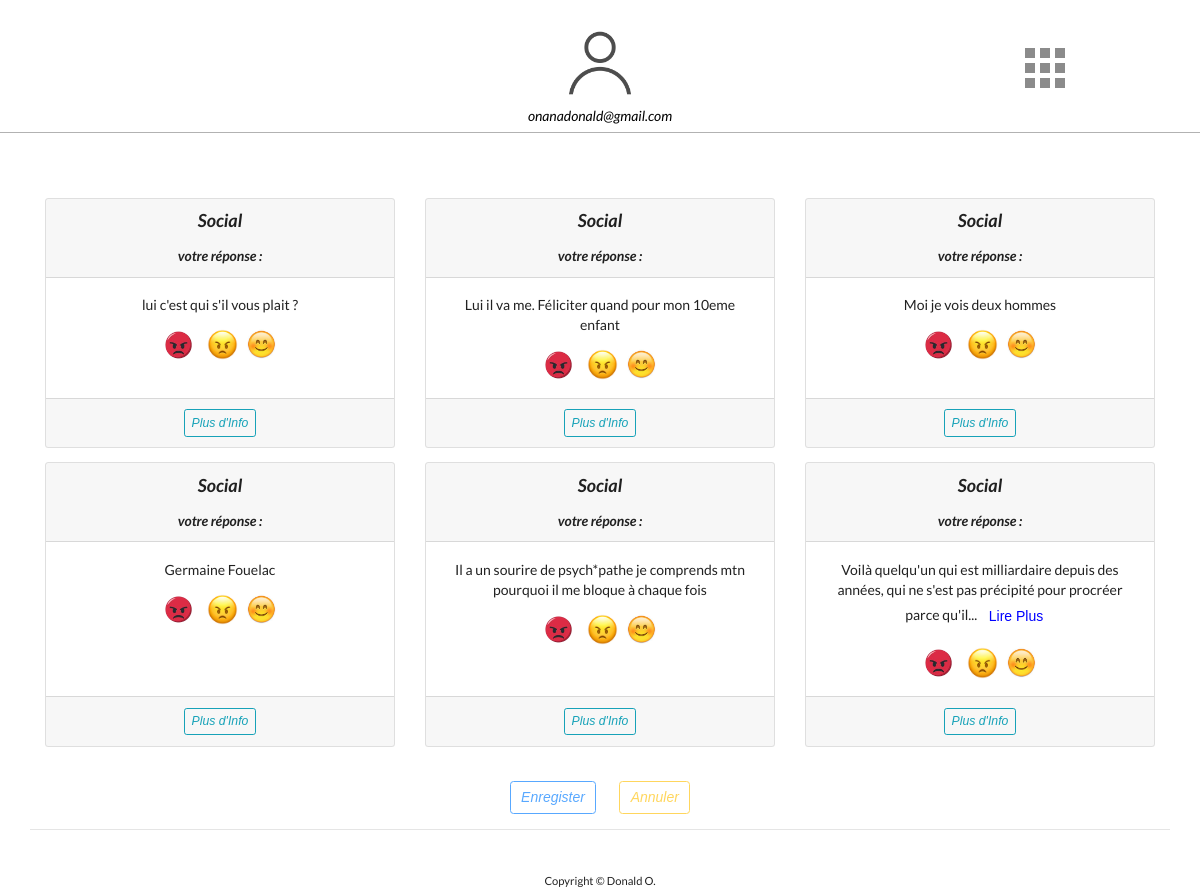
/?page=4 (signed in), run on the app's committed database.
### AppAuth/models.py (models this page shows, shortened)
class User(AbstractUser):
    is_email_verified = models.BooleanField(default=False)
    commentaires = models.ManyToManyField(Comment, related_name='commentaires', through='comments')
    index = models.IntegerField(default = 1)

### AppComments/models.py (models this page shows, shortened)
class Comment(models.Model):
	CAT = (
    ('politique', 'politique'),
    ('sport', 'sport'),
    ('social', 'social'),
    ('Autre', 'Autre'),
    )
	categorie = models.CharField(max_length=25, choices=CAT, default="social")
	post_titre = models.CharField(max_length=25,  blank=True, null = True)
	post_img = models.CharField(max_length=25,  blank=True, null = True)
	post_url = models.CharField(max_length=25)
	texte = models.TextField(unique = True)
	haineux = models.IntegerField(default = 0)
	offensif = models.IntegerField(default = 0)
	non_offensif = models.IntegerField(default = 0)
	vote_final =  models.CharField(max_length=25, default="")
	file_name = models.CharField(max_length=25,  blank=True, null = True)
	publied_at = models.DateTimeField(default = timezone.now)

### AppComments/views.py (the view)
# urls.py: path('', views.index, name='home'),
@login_required
def index(request):
    comments_user = request.user.commentaires.all().values_list('id', flat=True)
    comments_list = Comment.objects.get_queryset().exclude(id__in = comments_user ).order_by('?')
    paginator = Paginator(comments_list, 6)
    request.user.save()
    page = request.GET.get('page', 1)
    try:
        comments = paginator.page(page)
    except PageNotAnInteger:
        comments = paginator.page(page)
    except EmptyPage:
        comments = paginator.page(paginator.num_pages)
    context = {'comments': comments}
    context['user'] = request.user
    return render(request, 'AppComments/index.html', context)

### templates/AppComments/index.html (shortened to what this page needs)
{% extends '_partials/base.html' %}
{% load static %}
 {% block import %}
<link rel="stylesheet" href="https://cdnjs.cloudflare.com/ajax/libs/font-awesome/4.7.0/css/font-awesome.min.css">
  <link rel="stylesheet" href="https://stackpath.bootstrapcdn.com/bootstrap/4.4.1/css/bootstrap.min.css"
>
  <link rel="stylesheet" href= {% static 'css/AppComments/Styles.css' %} type="text/css">
  <link rel="stylesheet" href= {% static 'css/AppComments/PopupStyle.css' %} type="text/css">
  <link rel="stylesheet" href= {% static 'css/AppComments/images.css' %} type="text/css">
<link rel="stylesheet" href="https://cdnjs.cloudflare.com/ajax/libs/semantic-ui/2.4.1/semantic.min.css"integrity="-8bHTC73gkZ7rZ7vpqUQThUDhqcNFyYi2xgDgPDHc+GXVGHXq+xPjynxIopALmOPqzo9JZj0k6OqqewdGO3EsrQ==" />
{% endblock %}
{% block content %}
<div class="container-fluid"  >
    <div class=" row " style="padding-bottom: 6px;  border-bottom: 1px solid rgba(0, 0, 0, 0.3);">
      <div class="col-lg-6 align-self-center"  >
        <img src={% static 'img/user.png' %} style="width: 15%"> <br>
        <p class="leade font-italic" style="color: black">{{user.email}}</p>
      </div>
      <div class="col-lg-3 align-self-center" id="thegrid"  >
        <div class="dropdown" >
        <div id="grid-one" class="icon" role="button" id="dropdownMenuLink" data-toggle="dropdown" aria-haspopup="true"   aria-expanded="false">
        <span></span>
        </div>
        </div>
      </div>
    </div>
</div>
  <div class="container">
      {% if comments %}
    <div class=" row row-cols-1 row-cols-md-2 row-cols-lg-3 service-items">
        {% for comment in comments %}
          <div class="card-group col">
           <div class="card text-center border-.5 mb-3" >
              <div class="card-header">
                <h3 class="font-italic" >{{comment.categorie}}</h3>
                <strong><p class="font-italic" id="reponse-{{comment.id}}">  votre réponse : </p> </strong>
              </div>
              <div class="card-body">
                <p class="card-text" id="text-{{comment.id}}">{{comment.texte}}</p>
                <span class="bad" style="cursor: pointer;" onclick="FuriousCall({{comment.id}});" >
                 <img  class=" "  id="furImg-{{comment.id}}" src= {% static 'img/furious-2.png' %}  style="width: 10%" />
               </span>
                <span role="button" aria-pressed="true"    style="margin-right: 5px; margin-left: 10px; cursor: pointer;" onclick="BadCall({{comment.id}});" >
                  <img   class=" " id="badImg-{{comment.id}}" src= {% static 'img/colere.jpg' %}  style="width: 10%" />
                </span>
                <span role="button" aria-pressed="true"   style="cursor: pointer" onclick="NormalCall({{comment.id}});" >
                  <img class=" " id="norImg-{{comment.id}}" src= {% static 'img/smiling.jpg' %}  style="width: 10%" />
                </span>
              </div>
              <div class="card-footer text-muted">
                <button type="button" class="btn btn-sm btn-outline-info font-italic"  onclick='LirePlus(  "{{comment.texte}}" ,
                  "{{comment.id}}",
                "{{comment.post_titre}}",
                "{{comment.post_url}}",
                "{{comment.categorie}}",  );'>
                  Plus d'Info
                </button>
              </div>
           </div>
          </div>
        {% endfor %}
    </div>
    <div class="row align-items-center"  style=" border-bottom: 1px solid rgba(0, 0, 0, 0.1); margin-bottom: 25px; padding-bottom: 15px; margin-top: 20px">
      <div class="col-lg-6 align-self-center"  >
      <button type="button" class="btn btn-outline-primary font-italic" onclick="save();" disabled id="btnsave">  Enregister
      </button>
      <button type="button" class="btn btn-outline-warning font-italic " style="margin-left: 20px;" disabled id="btncancel" onclick="cancel()">  Annuler
      </button>
      </div>
    </div>
  {% endif %}
        </div>
<footer id="footer-content" style=" margin-top: 40px; left: 0; text-align: center; width: 100%;">
      <small>Copyright &copy; Donald O.</small>
    </footer>
    {% endblock content %}

### Camset/static/css/AppComments/Styles.css (style rules this page uses)
.container-fluid .row { margin-top: 20px; margin-bottom: 65px; color: white; }
.align-self-center { display: table-cell; text-align: center; vertical-align: middle; }
.icon { margin:0 auto; height:50px; width:70px; position:relative; cursor:pointer; }
#grid-one { height:70px; }
#grid-one span { display:block; position:absolute; width:10px; height:10px; top:50%; left:50%; margin:-10px 0 0 -10px; background:#8b8b8b; box-shadow: -15px -15px 0 #8b8b8b, -15px 0 0 #8b8b8b, -15px 15px 0 #8b8b8b, 0 -15px 0 #8b8b8b, 0 15px 0 #8b8b8b, 15px -15px 0 #8b8b8b, 15px 0 0 #8b8b8b, 15px 15px 0 #8b8b8b ; }
#grid-one span:before { content:''; display:block; position:absolute; top:0; left:0; height:100%; width:100%; background:#8b8b8b; }

### data on the page
User: email "onanadonald@gmail.com"
Comment: categorie "Social", texte "lui c'est qui s'il vous plait ?"
Comment: categorie "Social", texte "Lui il va me. Féliciter quand pour mon 10eme enfant"
Comment: categorie "Social", texte "Moi je vois deux hommes"
Comment: categorie "Social", texte "Germaine Fouelac"
Comment: categorie "Social", texte "Il a un sourire de psych*pathe je comprends mtn pourquoi il me bloque à chaque fois"
Comment: categorie "Social", texte "Voilà quelqu'un qui est milliardaire depuis des années, qui ne s'est pas précipité pour procréer parce qu'il..."
